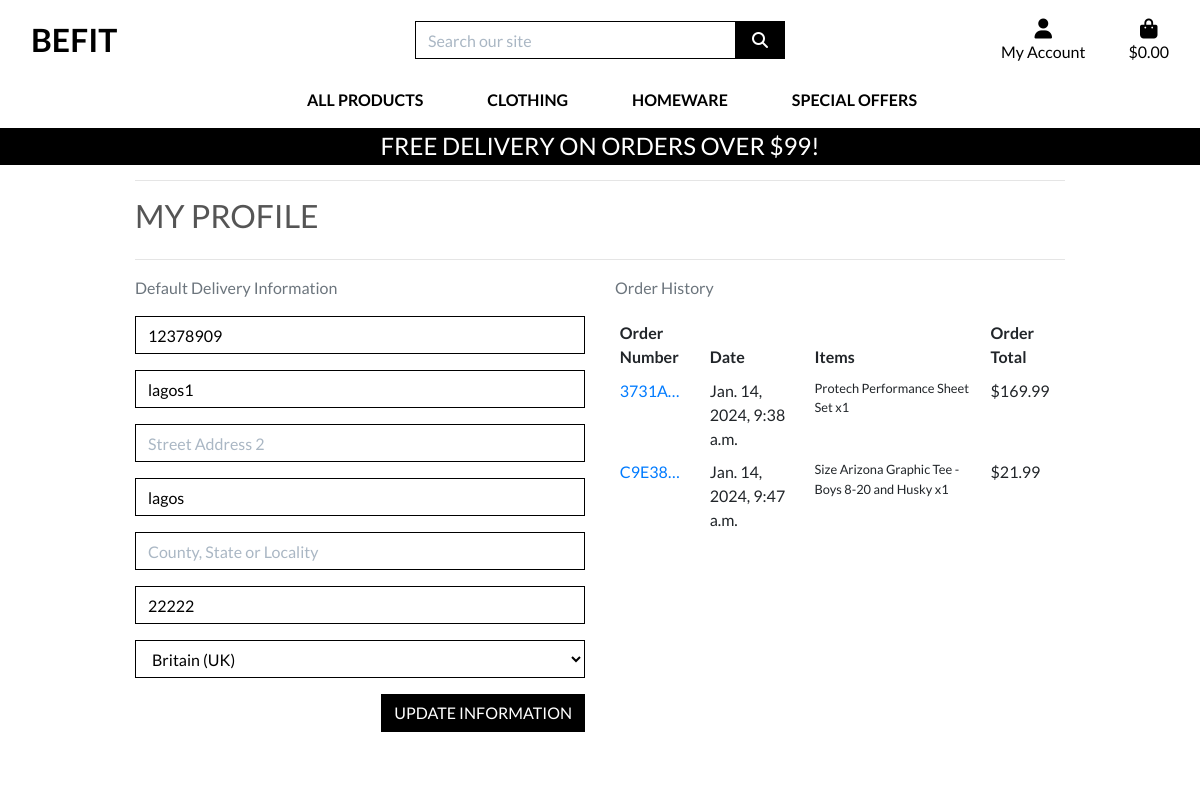
The page /profile/ (signed in) on the database as committed earlier.
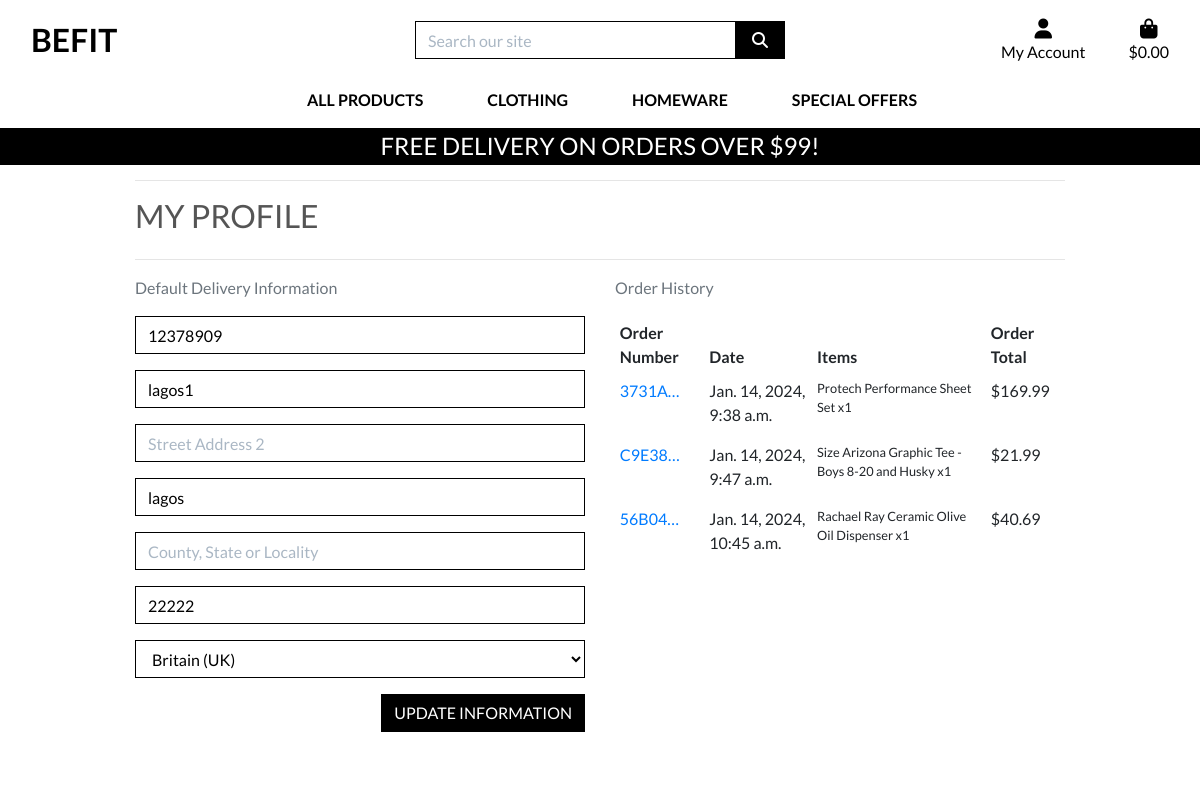
The same page on the database as committed later.
### checkout/models.py (models this page shows, shortened)
class Order(models.Model):
    order_number = models.CharField(max_length=32, null=False, editable=False)
    user_profile = models.ForeignKey(UserProfile, on_delete=models.SET_NULL,
                                     null=True, blank=True, related_name='orders')
    full_name = models.CharField(max_length=50, null=False, blank=False)
    email = models.EmailField(max_length=254, null=False, blank=False)
    phone_number = models.CharField(max_length=20, null=False, blank=False)
    country = CountryField(blank_label='Country *', null=False, blank=False)
    postcode = models.CharField(max_length=20, null=True, blank=True)
    town_or_city = models.CharField(max_length=40, null=False, blank=False)
    street_address1 = models.CharField(max_length=80, null=False, blank=False)
    street_address2 = models.CharField(max_length=80, null=True, blank=True)
    county = models.CharField(max_length=80, null=True, blank=True)
    date = models.DateTimeField(auto_now_add=True)
    delivery_cost = models.DecimalField(max_digits=6, decimal_places=2, null=False, default=0)
    order_total = models.DecimalField(max_digits=10, decimal_places=2, null=False, default=0)
    grand_total = models.DecimalField(max_digits=10, decimal_places=2, null=False, default=0)
    original_bag = models.TextField(null=False, blank=False, default='')
    stripe_pid = models.CharField(max_length=254, null=False, blank=False, default='')

class OrderLineItem(models.Model):
    order = models.ForeignKey(Order, null=False, blank=False, on_delete=models.CASCADE, related_name='lineitems')
    product = models.ForeignKey(Product, null=False, blank=False, on_delete=models.CASCADE)
    product_size = models.CharField(max_length=2, null=True, blank=True) # XS, S, M, L, XL
    quantity = models.IntegerField(null=False, blank=False, default=0)
    lineitem_total = models.DecimalField(max_digits=6, decimal_places=2, null=False, blank=False, editable=False)

### products/models.py (models this page shows, shortened)
class Product(models.Model):
    category = models.ForeignKey('Category', null=True, blank=True, on_delete=models.SET_NULL)
    sku = models.CharField(max_length=254, null=True, blank=True)
    name = models.CharField(max_length=254)
    description = models.TextField()
    has_sizes = models.BooleanField(default=False, null=True, blank=True)
    price = models.DecimalField(max_digits=6, decimal_places=2)
    rating = models.DecimalField(max_digits=6, decimal_places=2, null=True, blank=True)
    image_url = models.URLField(max_length=1024, null=True, blank=True)
    image = models.ImageField(null=True, blank=True)

### profiles/views.py (the view)
# urls.py: path('profile/', include('profiles.urls')),
def profile(request):
    profile = get_object_or_404(UserProfile, user=request.user)
    if request.method == 'POST':
        form = UserProfileForm(request.POST, instance=profile)
        if form.is_valid():
            form.save()
            messages.success(request, 'Profile updated successfully')
    form = UserProfileForm(instance=profile)
    orders = profile.orders.all()
    template = 'profiles/profile.html'
    context = {
        'form': form,
        'orders': orders,
        'on_profile_page': True
    }
    return render(request, template, context)

### profiles/forms.py
class UserProfileForm(forms.ModelForm):
    class Meta:
        model = UserProfile
        exclude = ('user',)
    def __init__(self, *args, **kwargs):
        super().__init__(*args, **kwargs)
        placeholders = {
            'default_phone_number': 'Phone Number',
            'default_postcode': 'Postal Code',
            'default_town_or_city': 'Town or City',
            'default_street_address1': 'Street Address 1',
            'default_street_address2': 'Street Address 2',
            'default_county': 'County, State or Locality',
        }
        self.fields['default_phone_number'].widget.attrs['autofocus'] = True
        for field in self.fields:
            if field != 'default_country':
                if self.fields[field].required:
                    placeholder = f'{placeholders[field]} *'
                else:
                    placeholder = placeholders[field]
                self.fields[field].widget.attrs['placeholder'] = placeholder
            self.fields[field].widget.attrs['class'] = 'border-black rounded-0 profile-form-input'
            self.fields[field].label = False

### profiles/templates/profiles/profile.html (shortened to what this page needs)
{% extends "base.html" %}
{% load static %}
{% block extra_css %}
    <link rel="stylesheet" href="{% static 'profiles/css/profile.css' %}">
{% endblock %}
{% block page_header %}
    <div class="container header-container">
    </div>
{% endblock %}
{% block content %}
    <div class="overlay"></div>
    <div class="container">
        <div class="row">
            <div class="col">
                <hr>
                <h2 class="logo-font mb-4">My Profile</h2>
                <hr>
            </div>
        </div>
        <div class="row">
            <div class="col-12 col-lg-6">
                <p class="text-muted">Default Delivery Information</p>
                <form class="mt-3" action="{% url 'profile' %}" method="POST" id="profile-update-form">
                    {{ form|crispy }}
                    <button class="btn btn-black rounded-0 text-uppercase float-right">Update Information</button>
                </form>
            </div>
            <div class="col-12 col-lg-6">
                <p class="text-muted">Order History</p>
                <div class="order-history table-responsive">
                    <table class="table table-sm table-borderless">
                        <thead>
                            <tr>
                                <th>Order Number</th>
                                <th>Date</th>
                                <th>Items</th>
                                <th>Order Total</th>
                            </tr>
                        </thead>
                        <tbody>
                            {% for order in orders %}
                                <tr>
                                    <td>
                                        <a href="{% url 'order_history' order.order_number %}"
                                        title="{{ order.order_number }}">
                                            {{ order.order_number|truncatechars:6 }}
                                        </a>
                                    </td>
                                    <td>{{ order.date }}</td>
                                    <td>
                                        <ul class="list-unstyled">
                                            {% for item in order.lineitems.all %}
                                                <li class="small">
                                                    {% if item.product.has_sizes %}
                                                        Size {{ item.product.size|upper }}
                                                    {% endif %}{{ item.product.name }} x{{ item.quantity }}
                                                </li>
                                            {% endfor %}
                                        </ul>
                                    </td>
                                    <td>${{ order.grand_total }}</td>
                                </tr>
                            {% endfor %}
                        </tbody>
                    </table>
                </div>
            </div>
        </div>
{% endblock %}

Rows that differ between the two databases and show on the page:
added Order: order_number "56B04…", date "Jan. 14, 2024, 10:45 a.m.", grand_total "40.69"
added OrderLineItem: product.name "Rachael Ray Ceramic Olive Oil Dispenser", quantity "1", shown under "56B04…"
